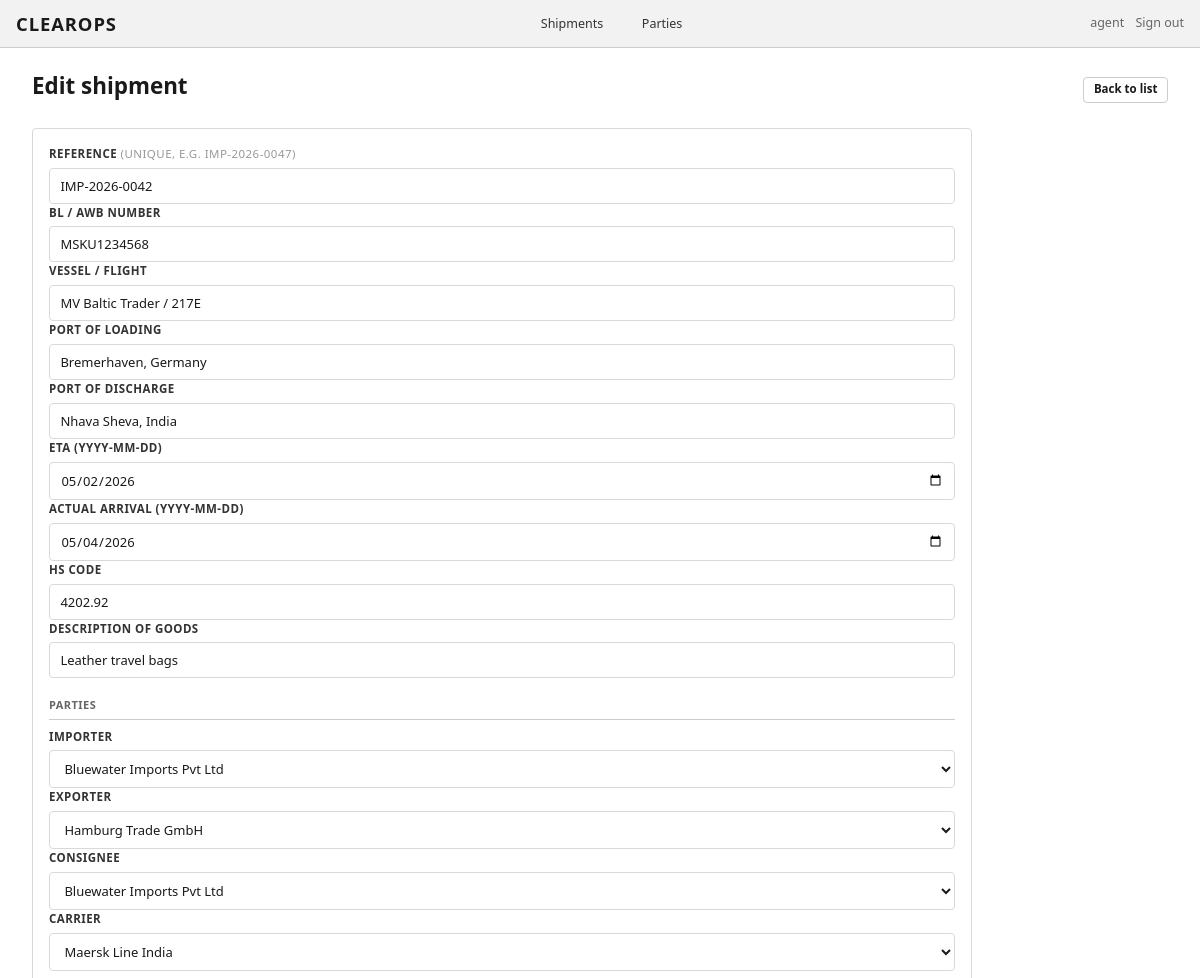
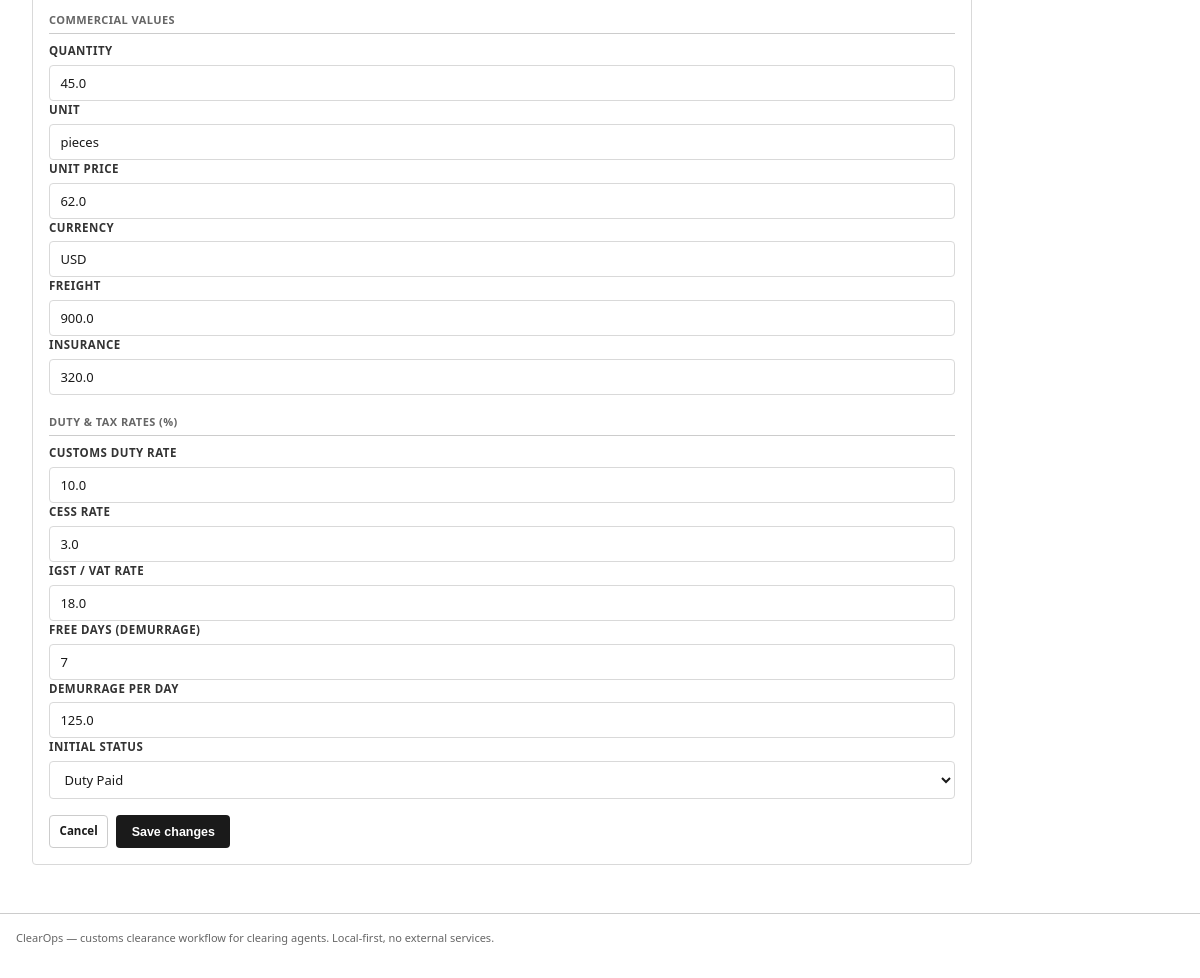
Page /shipments/27/edit (signed in) on the committed database (2 pictures, top to bottom).
### tables this page shows
CREATE TABLE users (
    id INTEGER PRIMARY KEY AUTOINCREMENT,
    username TEXT UNIQUE NOT NULL,
    password_hash TEXT NOT NULL,
    role TEXT NOT NULL DEFAULT 'user',
    created_at TEXT NOT NULL
);

CREATE TABLE shipments (
    id INTEGER PRIMARY KEY AUTOINCREMENT,
    reference TEXT UNIQUE NOT NULL,
    importer_id INTEGER,
    exporter_id INTEGER,
    consignee_id INTEGER,
    carrier_id INTEGER,
    bl_number TEXT,
    vessel_flight TEXT,
    port_of_loading TEXT,
    port_of_discharge TEXT,
    eta TEXT,
    actual_arrival TEXT,
    status TEXT NOT NULL DEFAULT 'draft',
    hs_code TEXT,
    description TEXT,
    quantity REAL,
    unit TEXT,
    unit_price REAL,
    currency TEXT DEFAULT 'USD',
    freight REAL DEFAULT 0,
    insurance REAL DEFAULT 0,
    cif_value REAL DEFAULT 0,
    duty_rate REAL DEFAULT 0,
    cess_rate REAL DEFAULT 0,
    igst_rate REAL DEFAULT 0,
    duty_amount REAL DEFAULT 0,
    cess_amount REAL DEFAULT 0,
    igst_amount REAL DEFAULT 0,
    total_payable REAL DEFAULT 0,
    duty_paid_at TEXT,
    free_days INTEGER DEFAULT 7,
    demurrage_per_day REAL DEFAULT 0,
    created_at TEXT NOT NULL,
    updated_at TEXT NOT NULL,
    FOREIGN KEY (importer_id) REFERENCES parties(id),
    FOREIGN KEY (exporter_id) REFERENCES parties(id),
    FOREIGN KEY (consignee_id) REFERENCES parties(id),
    FOREIGN KEY (carrier_id) REFERENCES parties(id)
);

CREATE TABLE parties (
    id INTEGER PRIMARY KEY AUTOINCREMENT,
    name TEXT NOT NULL,
    type TEXT NOT NULL CHECK(type IN ('importer','exporter','consignee','agent','carrier')),
    address TEXT,
    contact_person TEXT,
    email TEXT,
    phone TEXT,
    tax_id TEXT,
    created_at TEXT NOT NULL
);

### app.py (the view, shortened to what this page needs)
@app.route("/shipments/<int:shipment_id>/edit", methods=["GET", "POST"])
@login_required
def shipment_edit(shipment_id):
    s = query("SELECT * FROM shipments WHERE id = ?", (shipment_id,), one=True)
    if not s:
        abort(404)
    parties = query("SELECT id, name, type FROM parties ORDER BY name")
    return render_template("shipment_form.html", shipment=s, parties=parties, errors={},
                           STATUSES=STATUSES, STATUS_LABELS=STATUS_LABELS, mode="edit",
                           shipment_id=shipment_id)

### app.py (called while the page is built)
def login_required(view):
    @wraps(view)
    def wrapped(*args, **kwargs):
        if "user_id" not in session:
            return redirect(url_for("login", next=request.path))
        return view(*args, **kwargs)
    return wrapped

def current_user():
    if "user_id" not in session:
        return None
    return query("SELECT id, username, role FROM users WHERE id = ?", (session["user_id"],), one=True)

@app.context_processor
def inject_globals():
    return dict(current_user=current_user(), STATUSES=STATUSES, STATUS_LABELS=STATUS_LABELS,
                allowed_transition=allowed_transition)

### db.py (called while the page is built)
def get_conn():
    os.makedirs(INSTANCE_DIR, exist_ok=True)
    conn = sqlite3.connect(DB_PATH)
    conn.row_factory = sqlite3.Row
    conn.execute("PRAGMA foreign_keys = ON")
    return conn

def query(sql, params=(), one=False):
    conn = get_conn()
    cur = conn.execute(sql, params)
    rows = cur.fetchall()
    conn.commit()
    conn.close()
    return rows[0] if one and rows else rows

### templates/shipment_form.html (shortened to what this page needs)
{% extends "base.html" %}
{% block content %}
<div class="page-header">
  <h1>{{ "New shipment" if mode == "create" else "Edit shipment" }}</h1>
  <a href="{{ url_for('shipments_list') }}" class="btn ghost small">Back to list</a>
</div>
<div class="card" style="max-width: 940px;">
  <form method="post" action="{{ url_for('shipment_edit', shipment_id=shipment_id) if mode == 'edit' else url_for('shipment_new') }}">
    <div class="field full">
      <label>Reference <span style="font-weight:400; color:#999;">(unique, e.g. IMP-2026-0047)</span></label>
      <input name="reference" value="{{ shipment.reference if shipment else '' }}" required autofocus>
    </div>
    <div class="field">
      <label>BL / AWB number</label>
      <input name="bl_number" value="{{ shipment.bl_number if shipment else '' }}" required>
    </div>
    <div class="field">
      <label>Vessel / flight</label>
      <input name="vessel_flight" value="{{ shipment.vessel_flight if shipment else '' }}" required>
    </div>
    <div class="field">
      <label>Port of loading</label>
      <input name="port_of_loading" value="{{ shipment.port_of_loading if shipment else '' }}" required>
    </div>
    <div class="field">
      <label>Port of discharge</label>
      <input name="port_of_discharge" value="{{ shipment.port_of_discharge if shipment else '' }}" required>
    </div>
    <div class="field">
      <label>ETA (YYYY-MM-DD)</label>
      <input name="eta" type="date" value="{{ shipment.eta if shipment else '' }}">
    </div>
    <div class="field">
      <label>Actual arrival (YYYY-MM-DD)</label>
      <input name="actual_arrival" type="date" value="{{ shipment.actual_arrival if shipment else '' }}">
    </div>
    <div class="field full">
      <label>HS code</label>
      <input name="hs_code" value="{{ shipment.hs_code if shipment else '' }}" placeholder="e.g. 8708.99" required>
    </div>
    <div class="field full">
      <label>Description of goods</label>
      <input name="description" value="{{ shipment.description if shipment else '' }}" required>
    </div>
    <h3 style="font-size:1rem; margin:1.25rem 0 0.5rem; text-transform:uppercase; letter-spacing:0.04em; font-weight:700; color:#666; font-size:11px;">Parties</h3>
    <div class="field">
      <label>Importer</label>
      <select name="importer_id">
        {% for p in parties if p.type == 'importer' %}
        <option value="{{ p.id }}" {% if shipment and shipment.importer_id == p.id %}selected{% endif %}>{{ p.name }}</option>
        {% endfor %}
      </select>
    </div>
    <div class="field">
      <label>Exporter</label>
      <select name="exporter_id">
        {% for p in parties if p.type == 'exporter' %}
        <option value="{{ p.id }}" {% if shipment and shipment.exporter_id == p.id %}selected{% endif %}>{{ p.name }}</option>
        {% endfor %}
      </select>
    </div>
    <div class="field">
      <label>Consignee</label>
      <select name="consignee_id">
        {% for p in parties if p.type == 'consignee' %}
        <option value="{{ p.id }}" {% if shipment and shipment.consignee_id == p.id %}selected{% endif %}>{{ p.name }}</option>
        {% endfor %}
      </select>
    </div>
    <div class="field">
      <label>Carrier</label>
      <select name="carrier_id">
        {% for p in parties if p.type == 'carrier' %}
        <option value="{{ p.id }}" {% if shipment and shipment.carrier_id == p.id %}selected{% endif %}>{{ p.name }}</option>
        {% endfor %}
      </select>
    </div>
    <h3 style="font-size:1rem; margin:1.25rem 0 0.5rem; text-transform:uppercase; letter-spacing:0.04em; font-weight:700; color:#666; font-size:11px;">Commercial values</h3>
    <div class="field">
      <label>Quantity</label>
      <input name="quantity" type="number" min="0" step="1" value="{{ shipment.quantity if shipment else '' }}" required>
    </div>
    <div class="field">
      <label>Unit</label>
      <input name="unit" value="{{ shipment.unit if shipment else 'pcs' }}">
    </div>
    <div class="field">
      <label>Unit price</label>
      <input name="unit_price" type="number" min="0" step="0.01" value="{{ shipment.unit_price if shipment else '' }}" required>
    </div>
    <div class="field">
      <label>Currency</label>
      <input name="currency" value="{{ shipment.currency if shipment else 'USD' }}" maxlength="3">
    </div>
    <div class="field">
      <label>Freight</label>
      <input name="freight" type="number" min="0" step="0.01" value="{{ shipment.freight if shipment else '' }}" required>
    </div>
    <div class="field">
      <label>Insurance</label>
      <input name="insurance" type="number" min="0" step="0.01" value="{{ shipment.insurance if shipment else '' }}" required>
    </div>
    <h3 style="font-size:1rem; margin:1.25rem 0 0.5rem; text-transform:uppercase; letter-spacing:0.04em; font-weight:700; color:#666; font-size:11px;">Duty &amp; tax rates (%)</h3>
    <div class="field">
      <label>Customs duty rate</label>
      <input name="duty_rate" type="number" min="0" step="0.01" value="{{ shipment.duty_rate if shipment else '' }}" required>
    </div>
    <div class="field">
      <label>Cess rate</label>
      <input name="cess_rate" type="number" min="0" step="0.01" value="{{ shipment.cess_rate if shipment else '' }}" required>
    </div>
    <div class="field">
      <label>IGST / VAT rate</label>
      <input name="igst_rate" type="number" min="0" step="0.01" value="{{ shipment.igst_rate if shipment else '' }}" required>
    </div>
    <div class="field">
      <label>Free days (demurrage)</label>
      <input name="free_days" type="number" min="0" step="1" value="{{ shipment.free_days if shipment else 7 }}" required>
    </div>
    <div class="field">
      <label>Demurrage per day</label>
      <input name="demurrage_per_day" type="number" min="0" step="0.01" value="{{ shipment.demurrage_per_day if shipment else '' }}" required>
    </div>
    <div class="field">
      <label>Initial status</label>
      <select name="status" required>
        {% for st in STATUSES %}
        <option value="{{ st }}" {% if shipment and shipment.status == st %}selected{% endif %}>{{ STATUS_LABELS[st] }}</option>
        {% endfor %}
      </select>
    </div>
    <div class="form-actions">
      {% if mode == 'edit' %}
        <a href="{{ url_for('shipment_detail', shipment_id=shipment_id) }}" class="btn ghost small">Cancel</a>
      {% endif %}
      <button class="btn" type="submit">{{ "Create shipment" if mode == 'create' else "Save changes" }}</button>
    </div>
  </form>
</div>
{% endblock %}

### templates/base.html (shortened to what this page needs)
<!doctype html>
<html lang="en">
<head>
<link rel="stylesheet" href="{{ url_for('static', filename='css/style.css') }}">
</head>
<body>
<div class="topbar">
  <a href="{{ url_for('dashboard') }}" class="brand">ClearOps</a>
  <nav>
    {% if current_user %}
      <a href="{{ url_for('shipments_list') }}" class="{% if request.endpoint == 'shipments_list' %}active{% endif %}">Shipments</a>
      <a href="{{ url_for('parties_list') }}" class="{% if request.endpoint in ('parties_list','party_new','party_edit') %}active{% endif %}">Parties</a>
    {% endif %}
  </nav>
  <div class="user">
    {% if current_user %}
      <span>{{ current_user.username }}</span>
      <a href="{{ url_for('logout') }}">Sign out</a>
    {% else %}
      <a href="{{ url_for('login') }}">Sign in</a>
    {% endif %}
  </div>
</div>
<div class="container">
  <main class="main">
    {% block content %}{% endblock %}
  </main>
</div>
<footer style="padding:1rem 1rem 2rem; color:#666; font-size:11px; border-top:1px solid #ccc;">
  ClearOps &mdash; customs clearance workflow for clearing agents. Local-first, no external services.
</footer>
</body>
</html>

### static/css/style.css (style rules this page uses)
:root { --ink: #1a1a1a; --ink-soft: #333333; --mute: #666666; --line: #999999; --line-soft: #cccccc; --bg: #ffffff; --bg-soft: #f2f2f2; --bg-strong: #e5e5e5; --border: #d9d9d9; --shadow: 0 1px 3px rgba(0,0,0,0.10); --radius: 4px; --font-stack: ui-sans-serif, system-ui, -apple-system, Segoe UI, Roboto, Helvetica, Arial, sans-serif; --mono: ui-monospace, SF Mono, Consolas, Menlo, monospace; }
* { box-sizing: border-box; }
html { line-height: 1.5; -webkit-font-smoothing: antialiased; }
body { margin: 0; background: var(--bg); color: var(--ink); font-family: var(--font-stack); font-size: 13px; }
a { color: var(--ink); text-decoration: underline; }
h1, h2, h3, h4, h5 { margin: 0 0 0.5rem 0; font-weight: 700; color: var(--ink); line-height: 1.25; }
h1 { font-size: 1.5rem; }
h3 { font-size: 1.1rem; }
.container { max-width: 1200px; margin: 0 auto; padding: 0 1rem; }
.topbar { display: flex; align-items: center; justify-content: space-between; background: var(--bg-soft); border-bottom: 1px solid var(--line-soft); padding: 0.6rem 1rem; }
.topbar .brand { font-weight: 800; font-size: 1.15rem; letter-spacing: 0.05em; text-transform: uppercase; text-decoration: none; }
.topbar nav a { margin-left: 1rem; font-size: 12.5px; text-decoration: none; color: var(--ink-soft); padding: 0.35rem 0.6rem; border-radius: var(--radius); }
.topbar .user { font-size: 12.5px; color: var(--mute); }
.topbar .user a { color: var(--mute); text-decoration: none; margin-left: 0.5rem; }
.main { padding: 1.5rem 1rem 3rem; }
.page-header { display: flex; align-items: center; justify-content: space-between; margin-bottom: 1.25rem; flex-wrap: wrap; gap: 0.75rem; }
.page-header h1 { font-size: 1.4rem; }
.btn { display: inline-flex; align-items: center; justify-content: center; border: 1px solid transparent; border-radius: var(--radius); padding: 0.45rem 0.9rem; font-size: 12.5px; font-weight: 600; text-decoration: none; cursor: pointer; line-height: 1.3; background: var(--ink); color: #fff; }
.btn.ghost { background: transparent; border: 1px solid var(--line-soft); color: var(--ink); }
.btn.small { padding: 0.3rem 0.6rem; font-size: 11.5px; }
.field { display: flex; flex-direction: column; gap: 0.35rem; }
.field label { font-size: 11.5px; font-weight: 700; text-transform: uppercase; letter-spacing: 0.04em; color: var(--ink-soft); }
.field input, .field select, .field textarea { width: 100%; padding: 0.5rem 0.65rem; border: 1px solid var(--border); border-radius: var(--radius); background: #fff; color: var(--ink); font-size: 13px; font-family: inherit; }
.field.full { grid-column: 1 / -1; }
.form-actions { display: flex; gap: 0.5rem; margin-top: 1rem; }
.card { border: 1px solid var(--border); border-radius: var(--radius); padding: 1rem; background: #fff; }
.card h3 { font-size: 1rem; margin-bottom: 0.75rem; border-bottom: 1px solid var(--line-soft); padding-bottom: 0.4rem; }

### rows in the picture
users: username "agent"
shipments: reference "IMP-2026-0042", bl_number "MSKU1234568", vessel_flight "MV Baltic Trader / 217E", port_of_loading "Bremerhaven, Germany", port_of_discharge "Nhava Sheva, India", eta "05/02/2026", actual_arrival "05/04/2026", hs_code "4202.92", description "Leather travel bags", importer_id "Bluewater Imports Pvt Ltd", exporter_id "Hamburg Trade GmbH", consignee_id "Bluewater Imports Pvt Ltd", carrier_id "Maersk Line India", quantity "45.0", unit "pieces", unit_price "62.0", currency "USD", freight "900.0", insurance "320.0", duty_rate "10.0", cess_rate "3.0", igst_rate "18.0", free_days "7", demurrage_per_day "125.0", status "Duty Paid"

### other values in the picture
{{ "New shipment" if mode == "create" else "Edit shipment" }} "Edit shipment"
{{ "Create shipment" if mode == 'create' else "Save changes" }} "Save changes"
